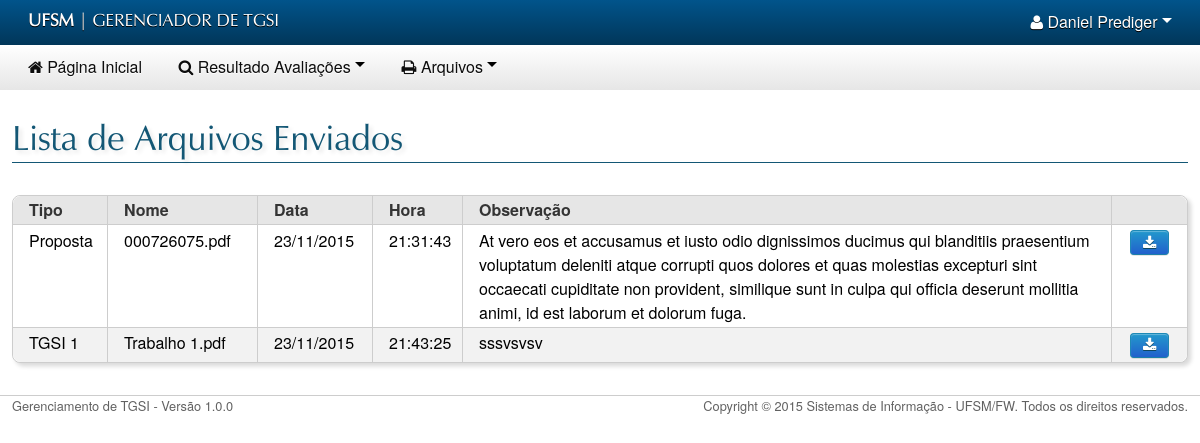
Page /portal/aluno/arquivo-lista.php (signed in) on the committed database.
### tables this page shows
CREATE TABLE IF NOT EXISTS `arquivo` (
  `arq_codigo` int(11) NOT NULL AUTO_INCREMENT,
  `usu_aluno` int(11) DEFAULT NULL,
  `tur_codigo` int(11) DEFAULT NULL,
  `arq_data` date DEFAULT NULL,
  `arq_hora` time DEFAULT NULL,
  `arq_obs` varchar(5000) DEFAULT NULL,
  `arq_nome` varchar(100) DEFAULT NULL,
  `arq_situacao` char(1) DEFAULT NULL,
  `arq_tipo` char(1) DEFAULT NULL COMMENT 'pro_tipo = 1, 2, 3...Situacao = 1, 2, 3',
  `arq_nome_original` varchar(100) NOT NULL,
  PRIMARY KEY (`arq_codigo`),
  KEY `usu_aluno` (`usu_aluno`),
  KEY `tur_codigo` (`tur_codigo`)
);

### portal/include/config.php (called while the page is built)
<?php
    $URL_PADRAO="http://localhost/tgsi/portal";
?>

### portal/aluno/arquivo-lista.php (the view, shortened to what this page needs)
<?php
    include("../restrito.php");
    include("cabecalho.php");
    include("../navbar.php");
    include("./navbar-aluno.php");
    include("../include/conexao.php");
?>
    <div class="band">
        <div class="container">
            <h2 class="primary stroked-bottom text-shadowed margin-bottom ">Lista de Arquivos Enviados</h2>
            <?php
            $codigoAluno = $_SESSION['UsuarioCOD'];
            $sqlArquivo = "SELECT `arq_codigo`, `arq_data`, `arq_hora`, `arq_obs`, `arq_nome`, `arq_nome_original`, `arq_situacao`,
                            case
                                when `arq_tipo` = 1 then
                                    'Proposta'
                                when `arq_tipo` = 2 then
                                    'TGSI 1'
                                when `arq_tipo` = 3 then
                                    'TGSI 2'
                            end as `arq_tipo`
                            FROM `arquivo`
                            WHERE `usu_aluno` = ".$codigoAluno."
                            ORDER BY `arq_tipo`, `arq_codigo`";
            $queryArquivo = $mysqli->query($sqlArquivo);
            if(mysqli_num_rows($queryArquivo) > 0){
                echo '<br>';
                echo '<div id="paginationWrapper">';
                echo '    <table class="bordered rounded diced striped hovered shadowed narrow table">';
                echo '        <thead class="header">';
                echo '            <tr>';
                echo '                <th WIDTH="95">Tipo</th>';
                echo '                <th WIDTH="150">Nome</th>';
                echo '                <th WIDTH="115">Data</th>';
                echo '                <th WIDTH="90">Hora</th>';
                echo '                <th>Observação</th>';
                echo '                <th WIDTH="75"></th>';
                echo '            </tr>';
                echo '        </thead>';
                echo '        <tbody>';
                while ($Resultado = $queryArquivo->fetch_assoc()) {
                    echo '        <tr data-role="tableRow" data-id="">';
                    echo '            <td WIDTH="95">'.$Resultado['arq_tipo'].'</td>';
                    echo '            <td WIDTH="150">'.$Resultado['arq_nome_original'].'</td>';
                    echo '            <td WIDTH="115">'.date('d/m/Y', strtotime($Resultado['arq_data'])).'</td>';
                    echo '            <td WIDTH="90">'.$Resultado['arq_hora'].'</td>';
                    echo '            <td>'.$Resultado['arq_obs'].'</td>';
                    echo '            <td WIDTH="75"><button class="btn small primary" id="baixar" name="baixar"  type="button" onclick="window.location=\'./uploads/'.$Resultado['arq_nome'].'\'">';
                    echo '                      <i class="icon-download-alt"></i>';
                    echo '                </button></td>';
                    echo '        </tr>';
                }
                echo '        </tbody>';
                echo '    </table>';
                echo '</div>';
            }
            ?>
        </div>
    </div>
<?php include("../rodape.php"); ?>

### portal/aluno/cabecalho.php (shortened to what this page needs)
<link rel="stylesheet" type="text/css" media="screen" href="../css/browser-detector-min.css">
<link rel="stylesheet" type="text/css" href="../css/jquery-ui-min.css">
<link rel="stylesheet" type="text/css" href="../css/mocca-pack-ufsm-min.css">
<link rel="stylesheet" type="text/css" href="../css/fullcalendar.css">

### portal/navbar.php (shortened to what this page needs)
<?php include("include/config.php"); ?>
<nav class="band navbar ufsm gradient">
    <div class="container">
        <div class="row-fluid">
            <div class="span6 align-center-phone-tablet">
                <ul class="nav">
                    <li>
                        <a class="uppercase humanist-font" href="<?php echo $URL_PADRAO; ?>">
                        <span class="bold">UFSM</span> | Gerenciador de TGSI</a>
                    </li>
                </ul>
            </div>
            <div class="span6 align-right align-center-phone-tablet">
                <ul class="nav align-right align-center-phone-tablet">
                    <li>
                        <div class="btn-group align-left">
                            <a class="dropdown-toggle" data-toggle="dropdown" href="<?php echo $URL_PADRAO; ?>">
                                <i class="icon-user"></i> <?php echo $_SESSION['UsuarioNome']; ?> <span class="caret"></span>
                            </a>
                        </div>
                    </li>
                </ul>
            </div>
        </div>
    </div>
</nav>

### portal/aluno/navbar-aluno.php (shortened to what this page needs)
<nav class="band navbar gradient control">
    <div class="container mini-padding-v">
        <ul class="nav responsive">
            <li class=""><a href="index.php" target=""><i class="icon-home"></i>
                Página Inicial </a>
            </li>
            <li class="">
                <div class="btn-group block">
                    <a class="dropdown-toggle" data-toggle="dropdown"><i class="icon-search"></i>
                    Resultado Avaliações <span class="caret"></span>
                    </a>
                </div>
            </li>
            <li class="">
                <div class="btn-group block">
                    <a class="dropdown-toggle" data-toggle="dropdown"><i class="icon-print"></i>
                    Arquivos <span class="caret"></span>
                    </a>
                </div>
            </li>
        </ul>
    </div>
    </nav>

### portal/rodape.php
<div class="band transparent-subband mini-font-size align-center-phone-tablet">
<footer>
	<div class="container semi-narrow stroked-top">
		<div class="row">
			<div class="span6">
				<span class="dimmed">Gerenciamento de TGSI - Versão 1.0.0</span>
			</div>
			<div class="span6 align-right-tablet-desktop">
				<span class="dimmed">Copyright © 2015 Sistemas de Informação - UFSM/FW.  Todos os direitos reservados.</span>
			</div>
		</div>
	</div>
</footer>
</div>

### rows in the picture
arquivo: arq_tipo "Proposta", arq_nome_original "000726075.pdf", arq_data "23/11/2015", arq_hora "21:31:43", arq_obs "At vero eos et accusamus et iusto odio dignissimos ducimus qui blanditiis praesentium voluptatum deleniti atque corrupti quos dolores et quas molestias excepturi sint occaecati cupiditate non provident, similique sunt in culpa qui officia deserunt mollitia animi, id est laborum et dolorum fuga."
arquivo: arq_tipo "TGSI 1", arq_nome_original "Trabalho 1.pdf", arq_data "23/11/2015", arq_hora "21:43:25", arq_obs "sssvsvsv"

### other values in the picture
$_SESSION['UsuarioNome'] "Daniel Prediger"
